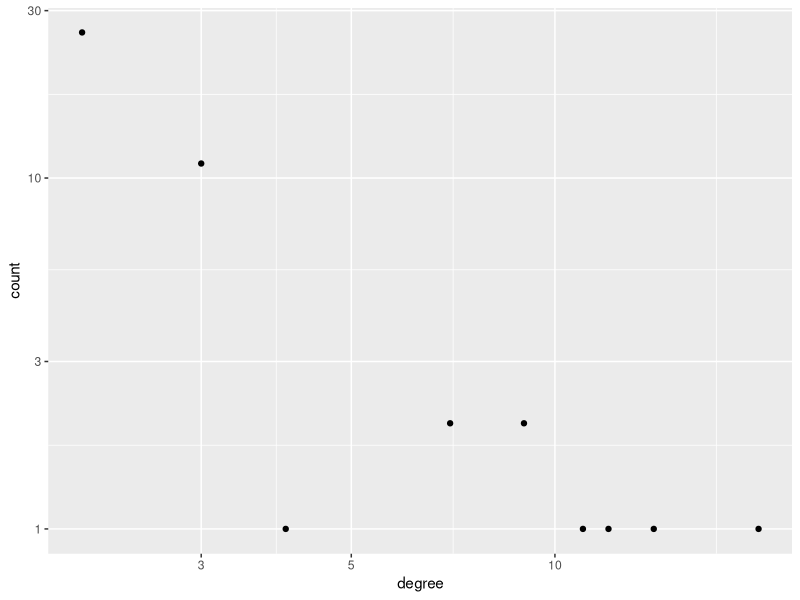
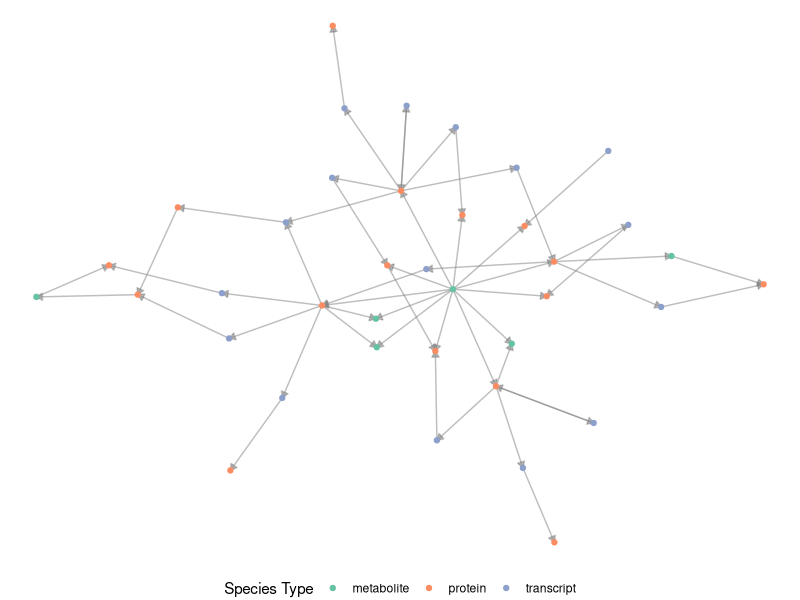
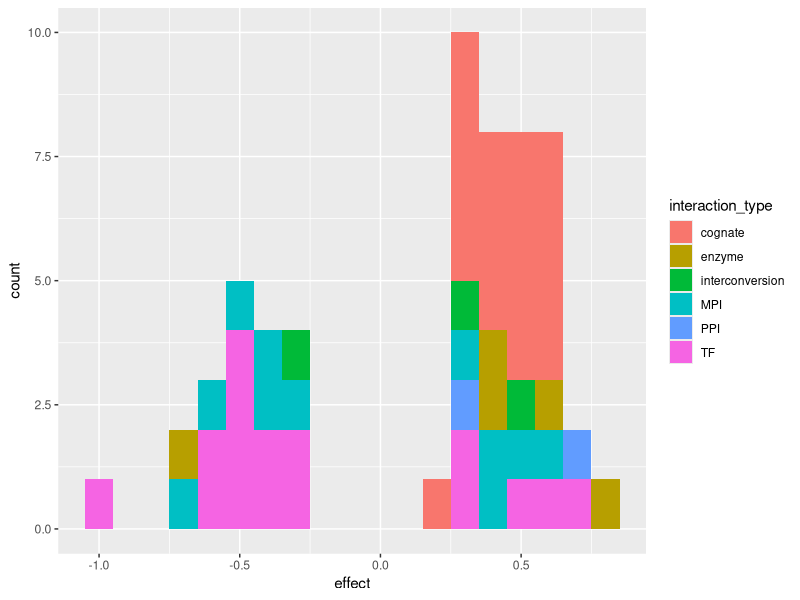

The R script that drew these images, in order: (Note: this script raises an error after producing the figures.)
## ---- chunk 1
knitr::opts_chunk$set(echo = TRUE)
## ---- chunk 2
library(dplyr)
library(ggplot2)
library(ggraph) # to plot network elements
## ---- chunk 3
n_genes <- 20
metab_frac <- 0.3
n_metabolites <- n_genes * 0.3
n_species <- n_genes * 2 + n_metabolites # genes are doubled up because: 1 transcript + 1 protein

net_connections <- igraph::sample_pa(n_species,
                                     power = 1,
                                     m = 2)
## ---- chunk 4
edge_counts <- igraph::degree(net_connections) %>%
  table() %>%
  {tibble::tibble(degree = names(.),
                  count = unname(.))} %>%
  dplyr::mutate_all(as.integer)

ggplot(edge_counts, aes(x = degree, y = count)) +
  geom_point() +
  scale_x_log10() +
  scale_y_log10()
## ---- chunk 5
species_init <- dplyr::bind_rows(
  tibble::tibble(gene_id = 1:n_genes,
                 species_type = "transcript"),
  tibble::tibble(gene_id = 1:n_genes,
                 species_type = "protein"),
  tibble::tibble(gene_id = NA_integer_,
                 species_type = rep("metabolite", n_metabolites))
) %>%
  dplyr::mutate(species_id = sample(1:n_species))

# edge_plausibility
edge_plausibility <- tibble::tribble(~ from_type, ~ to_type, ~ interaction_type, ~ plausibility,
                "transcript", "transcript", NA_character_, 0,
                "transcript", "protein", NA_character_, 0,
                "transcript", "metabolite", NA_character_, 0,
                "protein", "transcript", "TF", 1,
                "protein", "protein", "PPI", 0.5,
                "protein", "metabolite", "enzyme", 1,
                "metabolite", "transcript", "MDI", 0.2,
                "metabolite", "protein", "MPI", 1,
                "metabolite", "metabolite", "interconversion", 1)
                
edges_df <- igraph::as_data_frame(net_connections) %>%
  tibble::as_tibble() %>%
  dplyr::rename(from = to, to = from) %>%
  dplyr::mutate_all(as.integer) %>%
  dplyr::left_join(species_init %>%
                    dplyr::select(from = species_id, from_type = species_type),
                  by = "from") %>%
  dplyr::left_join(species_init %>%
                    dplyr::select(to = species_id, to_type = species_type),
                  by = "to") %>%
  dplyr::left_join(edge_plausibility, by = c("from_type", "to_type")) %>%
  # cull edges based on plausibility
  dplyr::filter(plausibility != 0) %>%
  dplyr::group_by(from, interaction_type) %>%
  dplyr::mutate(plausible = sample(c(TRUE, FALSE), size = 1, prob = c(plausibility[1], 1-plausibility[1]))) %>%
  dplyr::ungroup() %>%
  dplyr::filter(plausible) %>%
  dplyr::select(from, to, interaction_type) %>%
  # add cognate edges
  dplyr::bind_rows(
    species_init %>%
      dplyr::filter(species_type != "metabolite") %>%
      tidyr::spread(species_type, species_id) %>%
      dplyr::select(from = transcript, to = protein) %>%
      dplyr::mutate(interaction_type = "cognate")
  )
  
species_df = species_init %>%
  dplyr::select(species_id, species_type) %>%
  dplyr::arrange(species_id)

pruned_network <- igraph::graph_from_data_frame(edges_df,
                                                directed = TRUE,
                                                vertices = species_df)
## ---- chunk 6
edges_df %>%
  dplyr::count(interaction_type) %>%
  knitr::kable() %>%
  kableExtra::kable_styling(bootstrap_options = "striped", full_width = FALSE, position = "left")
## ---- chunk 7
work_with_top_cluster <- TRUE
if (work_with_top_cluster) {
  network_clusters <- igraph::clusters(pruned_network)
  isolated_vertices <- names(network_clusters$membership)[network_clusters$membership != which.max(network_clusters$csize)]
  
  pruned_network <- igraph::delete_vertices(pruned_network, isolated_vertices)
}

ggraph(pruned_network, layout = "kk") +
  geom_edge_link(arrow = arrow(type = "closed", length = unit(0.07, "inches")), color = "gray50", alpha = 0.5) +
  geom_node_point(aes(color = species_type)) +
  scale_color_brewer("Species Type", palette = "Set2") +
  theme_void() +
  theme(legend.position = "bottom")
## ---- chunk 8
library(deSolve)

reffect <- function (n, mean = 0.5, shape = 10) {
  magnitudes <- rgamma(n, shape = shape, scale = mean / shape)
  effect <- magnitudes * (rbinom(n, 1, 0.5) - 0.5)*2
}

Deffects <- function(time, states, pars, species_df, basal_prod = 0.2, loss_rate = 0.2) {
  
  reg_states <- tibble::tibble(value = states) %>%
    dplyr::mutate(species_id = 1:n()) %>%
    dplyr::left_join(species_df, by = "species_id")
  
  modulated <- pars %>%
    dplyr::left_join(reg_states, by = c("from" = "species_id")) %>%
    dplyr::group_by(to) %>%
    dplyr::summarize(net_effect = sum(value * effect))
  
  reg_states <- reg_states %>%
    dplyr::left_join(modulated, by = c("species_id" = "to")) %>%
    dplyr::mutate(net_effect = ifelse(is.na(net_effect), 0, net_effect),
                  # basal production
                  basal_synthesis = ifelse(species_type == "protein", 0, basal_prod),
                  loss = -1 * value * loss_rate,
                  deriv = net_effect + basal_synthesis + loss)
  
  return (as.list(reg_states$deriv))
  
}

states <- rep(1, nrow(species_df))

pars <- edges_df %>%
  dplyr::mutate(effect = reffect(n()),
                effect = ifelse(interaction_type == "cognate", abs(effect), effect))

ggplot(pars, aes(x = effect, fill = interaction_type)) +
  geom_histogram(binwidth = 0.1)

ode(y = rep(1, nrow(species_df)),
    times = seq(0, 20, by = 0.1),
    func = Deffects,
    pars,
    species_df = species_df)
